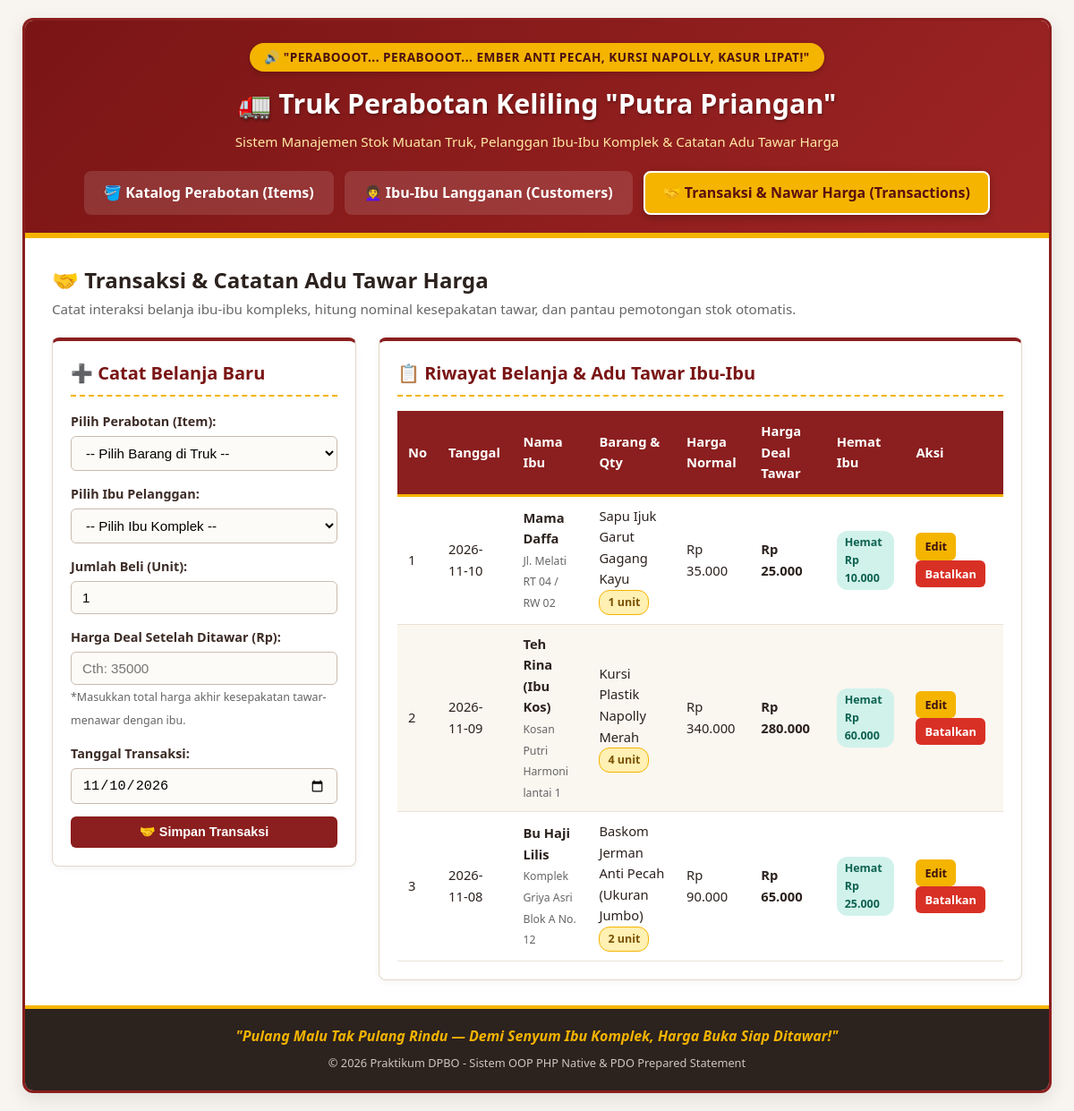
The page /index.php?page=transactions on the database its author committed.
### tables this page shows
CREATE TABLE transactions (
     
    id INT AUTO_INCREMENT PRIMARY KEY,
     
    item_id INT NOT NULL,
     
    customer_id INT NOT NULL,
     
    quantity INT NOT NULL,
     
    deal_price INT NOT NULL,
     
    transaction_date DATE NOT NULL,

     
     
     
    CONSTRAINT fk_transaction_item
        FOREIGN KEY (item_id) REFERENCES items(id)
        ON DELETE RESTRICT
        ON UPDATE CASCADE,

     
     
     
    CONSTRAINT fk_transaction_customer
        FOREIGN KEY (customer_id) REFERENCES customers(id)
        ON DELETE CASCADE
        ON UPDATE CASCADE
);

CREATE TABLE customers (
     
    id INT AUTO_INCREMENT PRIMARY KEY,
     
    customer_name VARCHAR(100) NOT NULL,
     
    complex_address VARCHAR(150) NOT NULL,
     
    bargain_style VARCHAR(100) NOT NULL
);

CREATE TABLE items (
     
    id INT AUTO_INCREMENT PRIMARY KEY,
     
    item_name VARCHAR(100) NOT NULL,
     
    category VARCHAR(50) NOT NULL,
     
    opening_price INT NOT NULL,
     
    stock INT NOT NULL DEFAULT 0
);

### config/db.php (called while the page is built, shortened)
<?php
class Database {
    private $host = "localhost";
    private $dbname = "db_furniture_truck";
    private $username = "root";
    private $password = "";
    public function __construct() {
        try {
            $dsn = "mysql:host=" . $this->host . ";dbname=" . $this->dbname . ";charset=utf8mb4";
            $this->conn = new PDO($dsn, $this->username, $this->password);
        } catch (PDOException $exception) {
            die("Koneksi Database Gagal: " . $exception->getMessage());
        }
    }
}
?>

### class/Transaction.php (called while the page is built, shortened)
<?php
require_once __DIR__ . '/../config/db.php';
class Transaction {
    private $db;
    public function __construct() {
        $database = new Database();
        $this->db = $database->conn;
    }
    public function getAllTransactions() {
        $sql = "SELECT
                    t.*,
                    i.item_name,
                    i.category,
                    i.opening_price,
                    c.customer_name,
                    c.complex_address,
                    c.bargain_style,
                    (i.opening_price * t.quantity) AS normal_total,
                    ((i.opening_price * t.quantity) - t.deal_price) AS saved_amount
                FROM transactions t
                INNER JOIN items i ON t.item_id = i.id
                INNER JOIN customers c ON t.customer_id = c.id
                ORDER BY t.transaction_date DESC, t.id DESC";
        $stmt = $this->db->prepare($sql);
        $stmt->execute();
        return $stmt->fetchAll();
    }
}
?>

### view/transactions.php (the view, shortened to what this page needs)
<?php
require_once __DIR__ . '/../class/Transaction.php';
$transactionObj = new Transaction();
$editData = null;
$transactionsList = $transactionObj->getAllTransactions();
?>
<div class="page-title-box" style="margin-bottom: 20px;">
    <h2>🤝 Transaksi &amp; Catatan Adu Tawar Harga</h2>
    <p style="color: #666; font-size: 0.95rem;">Catat interaksi belanja ibu-ibu kompleks, hitung nominal kesepakatan tawar, dan pantau pemotongan stok otomatis.</p>
</div>
<div class="content-grid">
    <div class="card">
        <h2><?= $editData ? '✏️ Edit Transaksi' : '➕ Catat Belanja Baru' ?></h2>
        <form action="index.php?page=transactions" method="POST">
            <div class="form-group">
                <label for="item_id">Pilih Perabotan (Item):</label>
                <select id="item_id" name="item_id" required>
                    <option value="">-- Pilih Barang di Truk --</option>
                </select>
            </div>
            <div class="form-group">
                <label for="customer_id">Pilih Ibu Pelanggan:</label>
                <select id="customer_id" name="customer_id" required>
                    <option value="">-- Pilih Ibu Komplek --</option>
                </select>
            </div>
            <div class="form-group">
                <label for="quantity">Jumlah Beli (Unit):</label>
                <input type="number" id="quantity" name="quantity" min="1"
                       value="<?= $editData ? $editData['quantity'] : '1' ?>" required>
            </div>
            <div class="form-group">
                <label for="deal_price">Harga Deal Setelah Ditawar (Rp):</label>
                <input type="number" id="deal_price" name="deal_price" min="0"
                       value="<?= $editData ? $editData['deal_price'] : '' ?>"
                       placeholder="Cth: 35000" required>
                <small style="color: #666; font-size: 0.78rem;">*Masukkan total harga akhir kesepakatan tawar-menawar dengan ibu.</small>
            </div>
            <div class="form-group">
                <label for="transaction_date">Tanggal Transaksi:</label>
                <input type="date" id="transaction_date" name="transaction_date"
                       value="<?= $editData ? $editData['transaction_date'] : date('Y-m-d') ?>" required>
            </div>
            <button type="submit" class="btn <?= $editData ? 'btn-warning' : 'btn-primary' ?>">
                <?= $editData ? '💾 Simpan Perubahan' : '🤝 Simpan Transaksi' ?>
            </button>
        </form>
    </div>
    <div class="card">
        <h2>📋 Riwayat Belanja &amp; Adu Tawar Ibu-Ibu</h2>
        <div class="table-responsive">
            <table>
                <thead>
                    <tr>
                        <th>No</th>
                        <th>Tanggal</th>
                        <th>Nama Ibu</th>
                        <th>Barang &amp; Qty</th>
                        <th>Harga Normal</th>
                        <th>Harga Deal Tawar</th>
                        <th>Hemat Ibu</th>
                        <th>Aksi</th>
                    </tr>
                </thead>
                <tbody>
                    <?php if (count($transactionsList) > 0): ?>
                        <?php $no = 1; foreach ($transactionsList as $row): ?>
                            <tr>
                                <td><?= $no++ ?></td>
                                <td><?= htmlspecialchars($row['transaction_date']) ?></td>
                                <td>
                                    <strong><?= htmlspecialchars($row['customer_name']) ?></strong><br>
                                    <small style="color: #666;"><?= htmlspecialchars($row['complex_address']) ?></small>
                                </td>
                                <td>
                                    <?= htmlspecialchars($row['item_name']) ?><br>
                                    <span class="badge badge-yellow"><?= $row['quantity'] ?> unit</span>
                                </td>
                                <td>Rp <?= number_format($row['normal_total'], 0, ',', '.') ?></td>
                                <td><strong>Rp <?= number_format($row['deal_price'], 0, ',', '.') ?></strong></td>
                                <td>
                                    <?php if ($row['saved_amount'] > 0): ?>
                                        <span class="badge badge-green">Hemat Rp <?= number_format($row['saved_amount'], 0, ',', '.') ?></span>
                                    <?php else: ?>
                                        <span class="badge" style="background-color: #EEE; color: #555;">Pas / Tanpa Diskon</span>
                                    <?php endif; ?>
                                </td>
                                <td>
                                    <a href="index.php?page=transactions&action=edit&id=<?= $row['id'] ?>" class="btn btn-warning btn-sm">Edit</a>
                                    <a href="index.php?page=transactions&action=delete&id=<?= $row['id'] ?>"
                                       class="btn btn-danger btn-sm"
                                       onclick="return confirm('Batalkan transaksi ini? Stok barang akan otomatis dikembalikan ke truk.')">Batalkan</a>
                                </td>
                            </tr>
                        <?php endforeach; ?>
                    <?php endif; ?>
                </tbody>
            </table>
        </div>
    </div>
</div>

### style.css (style rules this page uses)
* { box-sizing: border-box; margin: 0; padding: 0; }
body { font-family: 'Segoe UI', Tahoma, Geneva, Verdana, sans-serif; background-color: #F8F5F0; color: #2C221E; line-height: 1.6; padding: 20px; }
.content-grid { display: grid; grid-template-columns: 340px 1fr; gap: 25px; align-items: start; }
.card { background-color: #FFFFFF; border: 1px solid #E2D9C8; border-top: 4px solid #8B1E1E; border-radius: 8px; padding: 20px; box-shadow: 0 2px 8px rgba(0, 0, 0, 0.05); }
.card h2 { font-size: 1.25rem; color: #7A1515; margin-bottom: 16px; padding-bottom: 8px; border-bottom: 2px dashed #F4B400; }
.form-group { margin-bottom: 14px; }
.form-group label { display: block; font-weight: 600; font-size: 0.9rem; margin-bottom: 5px; color: #3D2C26; }
.form-group input, .form-group select { width: 100%; padding: 9px 12px; border: 1.5px solid #C9BBAE; border-radius: 6px; font-size: 0.95rem; background-color: #FDFBF7; }
.btn { display: inline-block; padding: 9px 16px; font-size: 0.9rem; font-weight: 700; text-align: center; text-decoration: none; border-radius: 6px; border: none; cursor: pointer; transition: opacity 0.2s; }
.btn-primary { background-color: #8B1E1E; color: #FFFFFF; width: 100%; }
.btn-warning { background-color: #F4B400; color: #3B1010; }
.btn-danger { background-color: #D93025; color: #FFFFFF; }
.btn-sm { padding: 5px 10px; font-size: 0.8rem; margin-right: 4px; }
.table-responsive { overflow-x: auto; }
table { width: 100%; border-collapse: collapse; font-size: 0.92rem; }
table thead th { background-color: #8B1E1E; color: #FFFFFF; text-align: left; padding: 11px 12px; border-bottom: 3px solid #F4B400; }
table tbody td { padding: 10px 12px; border-bottom: 1px solid #EAE2D6; vertical-align: middle; }
table tbody tr:nth-child(even) { background-color: #FAF6F0; }
.badge { display: inline-block; padding: 3px 9px; border-radius: 12px; font-size: 0.78rem; font-weight: 700; }
.badge-yellow { background-color: #FFF0B3; color: #7A5200; border: 1px solid #F4B400; }
.badge-green { background-color: #D1F2EB; color: #0E6251; }

### rows shown on the page
transactions: transaction_date "2026-11-10", customer.customer_name "Mama Daffa", customer.complex_address "Jl. Melati RT 04 / RW 02", item.item_name "Sapu Ijuk Garut Gagang Kayu", quantity "1", normal_total "35.000", deal_price "25.000", saved_amount "10.000"
transactions: transaction_date "2026-11-09", customer.customer_name "Teh Rina (Ibu Kos)", customer.complex_address "Kosan Putri Harmoni lantai 1", item.item_name "Kursi Plastik Napolly Merah", quantity "4", normal_total "340.000", deal_price "280.000", saved_amount "60.000"
transactions: transaction_date "2026-11-08", customer.customer_name "Bu Haji Lilis", customer.complex_address "Komplek Griya Asri Blok A No. 12", item.item_name "Baskom Jerman Anti Pecah (Ukuran Jumbo)", quantity "2", normal_total "90.000", deal_price "65.000", saved_amount "25.000"
